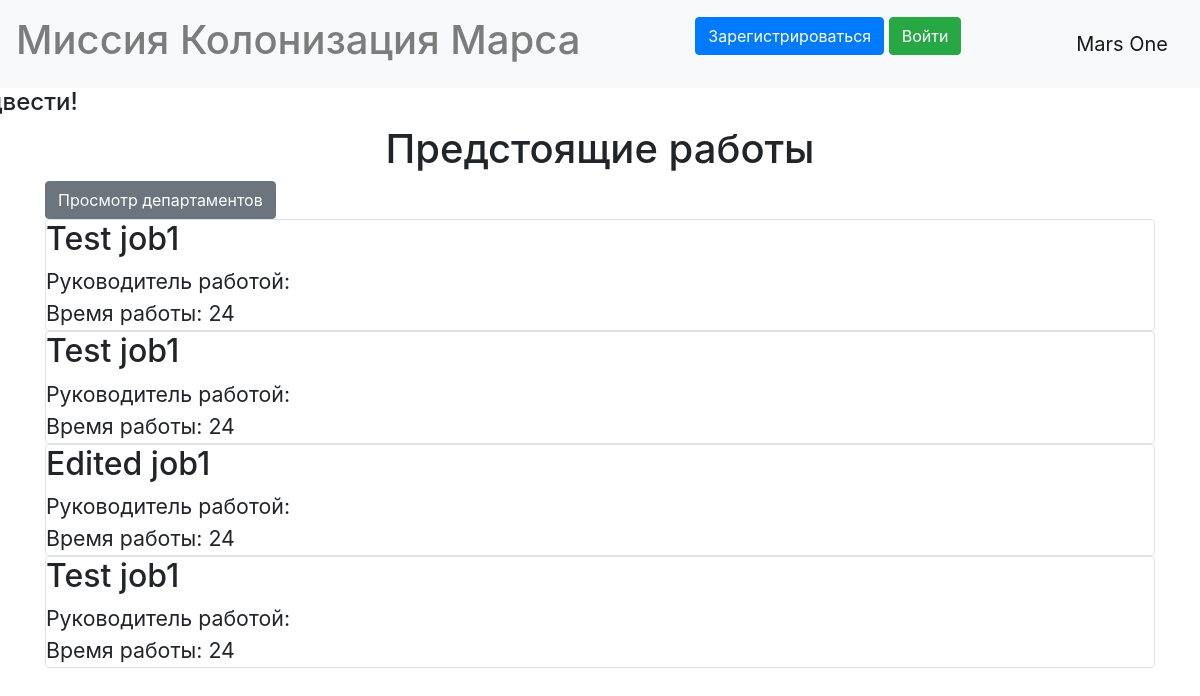
The page /index on the database as committed earlier.
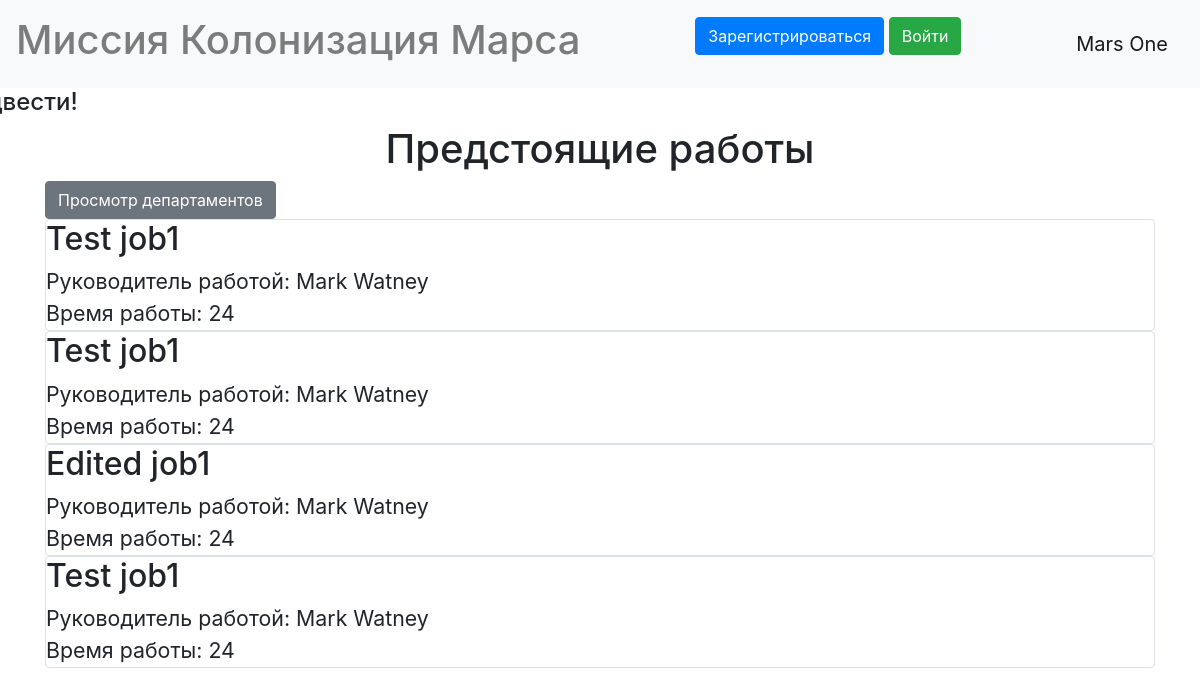
The same page on the database as committed later.
### data/jobs.py (models this page shows)
class Jobs(SqlAlchemyBase, SerializerMixin):
    __tablename__ = "jobs"
    id = sqlalchemy.Column(sqlalchemy.Integer, primary_key=True, autoincrement=True)
    team_leader = sqlalchemy.Column(sqlalchemy.Integer, foreign_key=True)
    job = sqlalchemy.Column(sqlalchemy.String, nullable=True)
    work_size = sqlalchemy.Column(sqlalchemy.Integer, nullable=True)
    collaborators = sqlalchemy.Column(sqlalchemy.String, nullable=True)
    start_date = sqlalchemy.Column(sqlalchemy.DateTime, nullable=True)
    end_date = sqlalchemy.Column(sqlalchemy.DateTime, nullable=True)
    is_finished = sqlalchemy.Column(sqlalchemy.Boolean, default=False)
    creator = sqlalchemy.Column(sqlalchemy.Integer, nullable=True)

### data/users.py (models this page shows, shortened)
class User(SqlAlchemyBase, UserMixin, SerializerMixin):
    __tablename__ = 'users'
    id = sqlalchemy.Column(sqlalchemy.Integer, primary_key=True, autoincrement=True)
    surname = sqlalchemy.Column(sqlalchemy.String, nullable=True)
    name = sqlalchemy.Column(sqlalchemy.String, nullable=True)
    age = sqlalchemy.Column(sqlalchemy.Integer, nullable=True)
    position = sqlalchemy.Column(sqlalchemy.String, nullable=True)
    speciality = sqlalchemy.Column(sqlalchemy.String, nullable=True)
    address = sqlalchemy.Column(sqlalchemy.String, nullable=True)
    email = sqlalchemy.Column(sqlalchemy.String, unique=True, nullable=True)
    hashed_password = sqlalchemy.Column(sqlalchemy.String, nullable=True)
    created_date = sqlalchemy.Column(sqlalchemy.DateTime, default=datetime.datetime.now())

### main.py (the view)
@app.route("/")
@app.route("/index")
def index():
    if isinstance(current_user, AnonymousUserMixin):
        current_user.id = -1
    dbs = db_session.create_session()
    jobs = dbs.query(Jobs).all()
    team_leaders = [dbs.query(User).get(job.team_leader) for job in jobs]
    flags = [current_user.id == 1 or current_user.id == job.creator for job in jobs]
    return render_template("index.html", jobs=jobs, team_leaders=team_leaders, flags=flags)

### data/db_session.py (called while the page is built)
def create_session() -> Session:
    global __factory
    return __factory()

### templates/index.html (shortened to what this page needs)
{% extends "base.html" %}
{% block content %}
<link rel="stylesheet" type="text/css" href="../static/css/index.css">
<h1 style="text-align: center;">Предстоящие работы</h1>
<a href="departments" class="btn btn-secondary">Просмотр департаментов</a>
{% for job in jobs%}
{%if not job.ins_finished%}
<div class="col-md6 border rounded">
    <h2>{{job.job.capitalize()}}</h2>
    <div class="tml">
        Руководитель работой: {{team_leaders[loop.index0].surname}} {{team_leaders[loop.index0].name}}
    </div>
    <div class="tml">
        Время работы: {{job.work_size}}
    </div>
</div>
{%endif%}
{% endfor %}
{% endblock %}

### templates/base.html (shortened to what this page needs)
<!DOCTYPE html>
<html lang="en">
<head>
    <link rel="stylesheet" href="https://stackpath.bootstrapcdn.com/bootstrap/4.4.1/css/bootstrap.min.css"
>
</head>
<body>
<header>
  <nav class="navbar navbar-light bg-light">
      <h1 class="navbar-text">Миссия Колонизация Марса</h1>
      {% if current_user.is_authenticated %}
    <a class="navbar-brand" href="/logout">{{current_user.surname}} {{ current_user.name }}</a>
{% else %}
    <p>
        <a class="btn btn-primary " href="/register">Зарегистрироваться</a>
        <a class="btn btn-success" href="/login">Войти</a>
    </p>
{% endif %}
    <a class="navbar-brand" href="/">Mars One</a>
  </nav>
</header>
<main role="main" class="container">
    <h4 style="text-align: left; margin-left: -33%;">И на Марсе будут яблони цвести!</h4>
  {%block content%}{%endblock%}
</main>
</body>
</html>

### static/css/index.css (style rules this page uses)
.tml { font-size: 16pt; }

Rows that differ between the two databases and show on the page:
added User: surname "Mark", name "Watney"
